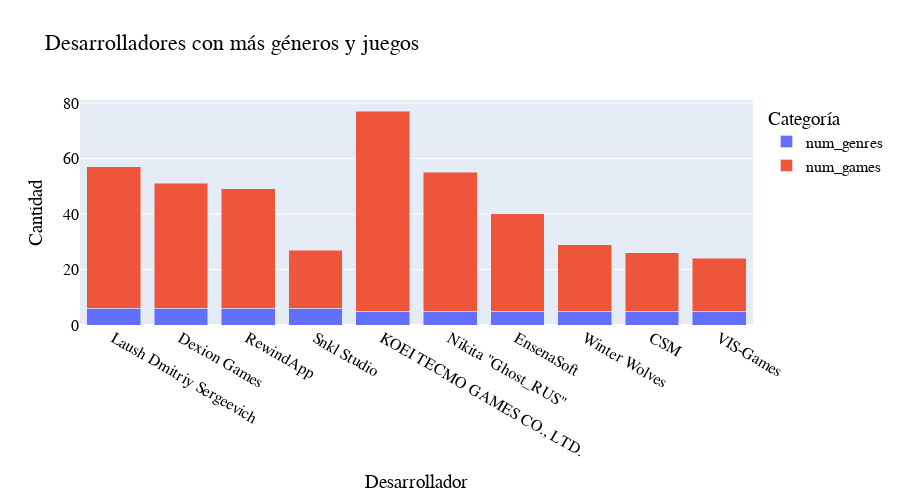

The notebook cell this image was saved under:
### Code cell
fig = px.bar(developer_stats, 
             x=developer_stats.index, 
             y=['num_genres', 'num_games'], 
             title='Desarrolladores con más géneros y juegos',
             labels={'num_genres': 'Número de Géneros', 'num_games': 'Número de Juegos'},
             height=500,
             width=900)

fig.update_layout(
    barmode='stack',  
    font=dict(family='Verdana', size=16, color='black'),
    xaxis_title="Desarrollador", 
    yaxis_title="Cantidad",
    legend_title="Categoría"
)

fig.show()

### Figure 1 — Plotly figure (JSON) as saved in the notebook; plotly's stock layout.template omitted (floating-point values rounded to 4 significant figures)
{"data": [{"alignmentgroup": "True", "hovertemplate": "variable=num_genres<br>developer=%{x}<br>value=%{y}<extra></extra>", "legendgroup": "num_genres", "marker": {"color": "#636efa", "pattern": {"shape": ""}}, "name": "num_genres", "offsetgroup": "num_genres", "orientation": "v", "showlegend": true, "textposition": "auto", "type": "bar", "x": ["Laush Dmitriy Sergeevich", "Dexion Games", "RewindApp", "Snkl Studio", "KOEI TECMO GAMES CO., LTD.", "Nikita \"Ghost_RUS\"", "EnsenaSoft", "Winter Wolves", "CSM", "VIS-Games"], "xaxis": "x", "y": [6, 6, 6, 6, 5, 5, 5, 5, 5, 5], "yaxis": "y"}, {"alignmentgroup": "True", "hovertemplate": "variable=num_games<br>developer=%{x}<br>value=%{y}<extra></extra>", "legendgroup": "num_games", "marker": {"color": "#EF553B", "pattern": {"shape": ""}}, "name": "num_games", "offsetgroup": "num_games", "orientation": "v", "showlegend": true, "textposition": "auto", "type": "bar", "x": ["Laush Dmitriy Sergeevich", "Dexion Games", "RewindApp", "Snkl Studio", "KOEI TECMO GAMES CO., LTD.", "Nikita \"Ghost_RUS\"", "EnsenaSoft", "Winter Wolves", "CSM", "VIS-Games"], "xaxis": "x", "y": [51, 45, 43, 21, 72, 50, 35, 24, 21, 19], "yaxis": "y"}], "layout": {"barmode": "stack", "font": {"color": "black", "family": "Verdana", "size": 16}, "height": 500, "legend": {"title": {"text": "Categoría"}, "tracegroupgap": 0}, "title": {"text": "Desarrolladores con más géneros y juegos"}, "width": 900, "xaxis": {"anchor": "y", "domain": [0, 1], "title": {"text": "Desarrollador"}}, "yaxis": {"anchor": "x", "domain": [0, 1], "title": {"text": "Cantidad"}}}}
